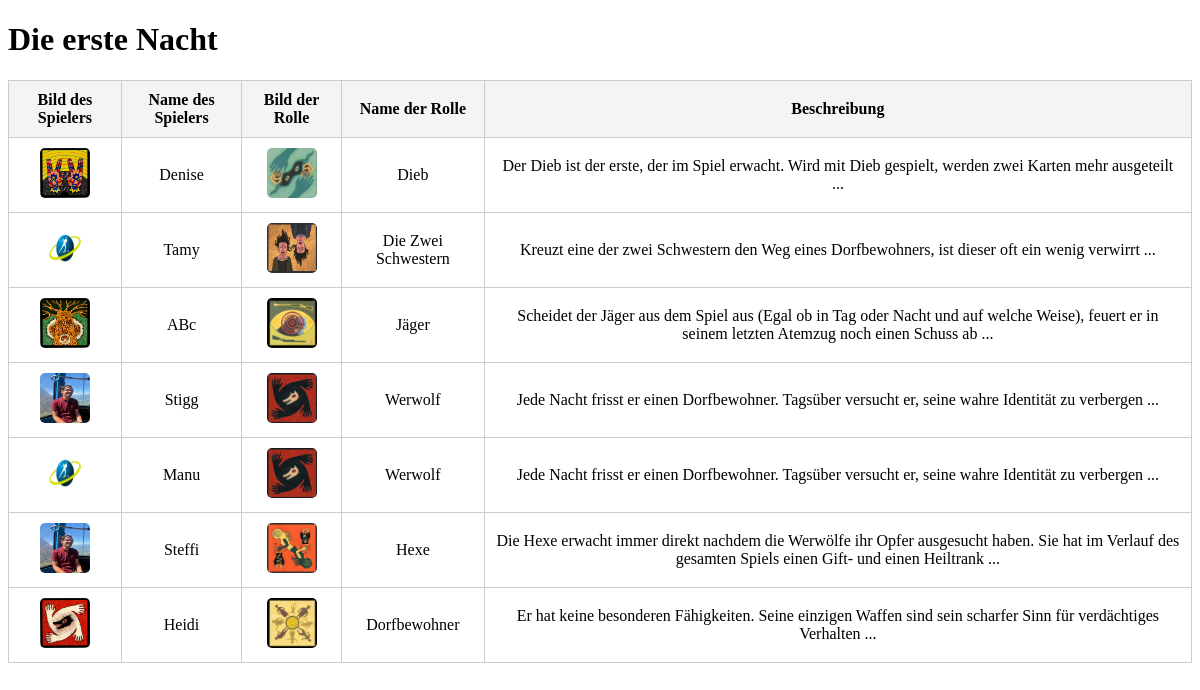
Screenshot of /night1 with the database file from the repository.
### tables this page shows
CREATE TABLE players (
                id INTEGER PRIMARY KEY AUTOINCREMENT,
                name TEXT UNIQUE NOT NULL,
                image TEXT
            , role TEXT);

### app.py (the view)
@app.route('/night1')
def night1():
    players = get_players_with_roles()
    return render_template('night1.html', players=players)

### app.py (called while the page is built)
def get_db_connection():
    conn = sqlite3.connect("players.db")
    conn.row_factory = sqlite3.Row
    return conn

def get_sorted_roles():
    with open("static/rollen/roles.json", "r", encoding="utf-8") as file:
        roles_data = json.load(file)
    sorted_roles = sorted(roles_data, key=lambda x: x.get("first_night", float("inf")))
    return sorted_roles

### templates/night1.html (shortened to what this page needs)
<!DOCTYPE html>
<html lang="en">
<head>
</head>
<body>
    <h1>Die erste Nacht</h1>
    <table>
        <thead>
            <tr>
                <th>Bild des Spielers</th>
                <th>Name des Spielers</th>
                <th>Bild der Rolle</th>
                <th>Name der Rolle</th>
                <th>Beschreibung</th>
            </tr>
        </thead>
        <tbody>
            {% for player in players %}
            <tr>
                <td><img src="{{ player.image }}" alt="{{ player.name }}"></td>
                <td>{{ player.name }}</td>
                <td><img src="{{ player.role_image }}" alt="{{ player.role }}"></td>
                <td>{{ player.role }}</td>
                <td>{{ player.role_description }}</td>
            </tr>
            {% endfor %}
        </tbody>
    </table>
</body>
</html>

### templates/night1.html (style rules this page uses)
table { width: 100%; border-collapse: collapse; }
th, td { border: 1px solid #ccc; padding: 10px; text-align: center; }
th { background-color: #f4f4f4; }
img { width: 50px; height: 50px; border-radius: 5px; }

### rows the page displays
players: image (picture), name "Denise", shows a picture, role "Dieb", role_description "Der Dieb ist der erste, der im Spiel erwacht. Wird mit Dieb gespielt, werden zwei Karten mehr ausgeteilt ..."
players: image (picture), name "Tamy", shows a picture, role "Die Zwei Schwestern", role_description "Kreuzt eine der zwei Schwestern den Weg eines Dorfbewohners, ist dieser oft ein wenig verwirrt ..."
players: image (picture), name "ABc", shows a picture, role "Jäger", role_description "Scheidet der Jäger aus dem Spiel aus (Egal ob in Tag oder Nacht und auf welche Weise), feuert er in seinem letzten Atemzug noch einen Schuss ab ..."
players: image (picture), name "Stigg", role "Werwolf", role_description "Jede Nacht frisst er einen Dorfbewohner. Tagsüber versucht er, seine wahre Identität zu verbergen ..."
players: image (picture), name "Manu", role "Werwolf", role_description "Jede Nacht frisst er einen Dorfbewohner. Tagsüber versucht er, seine wahre Identität zu verbergen ..."
players: image (picture), name "Steffi", shows a picture, role "Hexe", role_description "Die Hexe erwacht immer direkt nachdem die Werwölfe ihr Opfer ausgesucht haben. Sie hat im Verlauf des gesamten Spiels einen Gift- und einen Heiltrank ..."
players: image (picture), name "Heidi", shows a picture, role "Dorfbewohner", role_description "Er hat keine besonderen Fähigkeiten. Seine einzigen Waffen sind sein scharfer Sinn für verdächtiges Verhalten ..."
